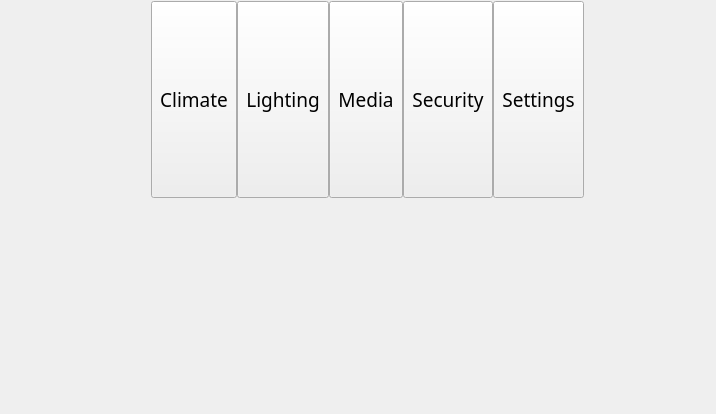
<?xml version="1.0" encoding="UTF-8"?>
<ui version="4.0">
 <class>HelpScreen</class>
 <widget class="QWidget" name="HelpScreen">
  <property name="geometry">
   <rect>
    <x>0</x>
    <y>0</y>
    <width>716</width>
    <height>414</height>
   </rect>
  </property>
  <property name="windowTitle">
   <string>Form</string>
  </property>
  <layout class="QVBoxLayout" name="verticalLayout">
   <property name="spacing">
    <number>6</number>
   </property>
   <property name="margin">
    <number>0</number>
   </property>
   <item>
    <layout class="QHBoxLayout" name="horizontalLayout">
     <property name="leftMargin">
      <number>20</number>
     </property>
     <property name="topMargin">
      <number>0</number>
     </property>
     <property name="rightMargin">
      <number>0</number>
     </property>
     <item>
      <layout class="QVBoxLayout" name="verticalLayout_2">
       <property name="spacing">
        <number>0</number>
       </property>
       <property name="topMargin">
        <number>0</number>
       </property>
       <property name="rightMargin">
        <number>0</number>
       </property>
       <property name="bottomMargin">
        <number>0</number>
       </property>
       <item>
        <widget class="QWidget" name="topMenuWidget" native="true">
         <layout class="QHBoxLayout" name="topMenuLayout">
          <property name="spacing">
           <number>0</number>
          </property>
          <property name="topMargin">
           <number>1</number>
          </property>
          <item>
           <widget class="QLabel" name="label_2">
            <property name="sizePolicy">
             <sizepolicy hsizetype="Expanding" vsizetype="Maximum">
              <horstretch>0</horstretch>
              <verstretch>0</verstretch>
             </sizepolicy>
            </property>
            <property name="minimumSize">
             <size>
              <width>0</width>
              <height>48</height>
             </size>
            </property>
            <property name="maximumSize">
             <size>
              <width>16777215</width>
              <height>48</height>
             </size>
            </property>
            <property name="text">
             <string/>
            </property>
            <property name="scaledContents">
             <bool>false</bool>
            </property>
           </widget>
          </item>
          <item>
           <widget class="CustomToolButton" name="buttonHelpClimate">
            <property name="sizePolicy">
             <sizepolicy hsizetype="Maximum" vsizetype="Preferred">
              <horstretch>0</horstretch>
              <verstretch>0</verstretch>
             </sizepolicy>
            </property>
            <property name="minimumSize">
             <size>
              <width>0</width>
              <height>48</height>
             </size>
            </property>
            <property name="font">
             <font>
              <family>Sans Serif</family>
              <pointsize>14</pointsize>
             </font>
            </property>
            <property name="focusPolicy">
             <enum>Qt::NoFocus</enum>
            </property>
            <property name="layoutDirection">
             <enum>Qt::LeftToRight</enum>
            </property>
            <property name="text">
             <string>Climate</string>
            </property>
            <property name="iconSize">
             <size>
              <width>120</width>
              <height>65</height>
             </size>
            </property>
            <property name="checkable">
             <bool>true</bool>
            </property>
           </widget>
          </item>
          <item>
           <widget class="CustomToolButton" name="buttonHelpLighting">
            <property name="sizePolicy">
             <sizepolicy hsizetype="Maximum" vsizetype="Preferred">
              <horstretch>0</horstretch>
              <verstretch>0</verstretch>
             </sizepolicy>
            </property>
            <property name="minimumSize">
             <size>
              <width>0</width>
              <height>48</height>
             </size>
            </property>
            <property name="font">
             <font>
              <family>Sans Serif</family>
              <pointsize>14</pointsize>
             </font>
            </property>
            <property name="focusPolicy">
             <enum>Qt::NoFocus</enum>
            </property>
            <property name="layoutDirection">
             <enum>Qt::LeftToRight</enum>
            </property>
            <property name="text">
             <string>Lighting</string>
            </property>
            <property name="iconSize">
             <size>
              <width>120</width>
              <height>65</height>
             </size>
            </property>
            <property name="checkable">
             <bool>true</bool>
            </property>
           </widget>
          </item>
          <item>
           <widget class="CustomToolButton" name="buttonHelpEntertainment">
            <property name="sizePolicy">
             <sizepolicy hsizetype="Maximum" vsizetype="Preferred">
              <horstretch>0</horstretch>
              <verstretch>0</verstretch>
             </sizepolicy>
            </property>
            <property name="minimumSize">
             <size>
              <width>0</width>
              <height>48</height>
             </size>
            </property>
            <property name="font">
             <font>
              <family>Sans Serif</family>
              <pointsize>14</pointsize>
             </font>
            </property>
            <property name="focusPolicy">
             <enum>Qt::NoFocus</enum>
            </property>
            <property name="layoutDirection">
             <enum>Qt::LeftToRight</enum>
            </property>
            <property name="text">
             <string>Media</string>
            </property>
            <property name="iconSize">
             <size>
              <width>120</width>
              <height>65</height>
             </size>
            </property>
            <property name="checkable">
             <bool>true</bool>
            </property>
           </widget>
          </item>
          <item>
           <widget class="CustomToolButton" name="buttonHelpSecurity">
            <property name="sizePolicy">
             <sizepolicy hsizetype="Maximum" vsizetype="Preferred">
              <horstretch>0</horstretch>
              <verstretch>0</verstretch>
             </sizepolicy>
            </property>
            <property name="minimumSize">
             <size>
              <width>0</width>
              <height>48</height>
             </size>
            </property>
            <property name="font">
             <font>
              <family>Sans Serif</family>
              <pointsize>14</pointsize>
             </font>
            </property>
            <property name="focusPolicy">
             <enum>Qt::NoFocus</enum>
            </property>
            <property name="layoutDirection">
             <enum>Qt::LeftToRight</enum>
            </property>
            <property name="text">
             <string>Security</string>
            </property>
            <property name="iconSize">
             <size>
              <width>120</width>
              <height>65</height>
             </size>
            </property>
            <property name="checkable">
             <bool>true</bool>
            </property>
           </widget>
          </item>
          <item>
           <widget class="CustomToolButton" name="buttonHelpSettings">
            <property name="sizePolicy">
             <sizepolicy hsizetype="Maximum" vsizetype="Preferred">
              <horstretch>0</horstretch>
              <verstretch>0</verstretch>
             </sizepolicy>
            </property>
            <property name="minimumSize">
             <size>
              <width>0</width>
              <height>48</height>
             </size>
            </property>
            <property name="font">
             <font>
              <family>Sans Serif</family>
              <pointsize>14</pointsize>
             </font>
            </property>
            <property name="focusPolicy">
             <enum>Qt::NoFocus</enum>
            </property>
            <property name="layoutDirection">
             <enum>Qt::LeftToRight</enum>
            </property>
            <property name="text">
             <string>Settings</string>
            </property>
            <property name="iconSize">
             <size>
              <width>120</width>
              <height>65</height>
             </size>
            </property>
            <property name="checkable">
             <bool>true</bool>
            </property>
           </widget>
          </item>
          <item>
           <widget class="QLabel" name="label">
            <property name="sizePolicy">
             <sizepolicy hsizetype="MinimumExpanding" vsizetype="Maximum">
              <horstretch>0</horstretch>
              <verstretch>0</verstretch>
             </sizepolicy>
            </property>
            <property name="minimumSize">
             <size>
              <width>0</width>
              <height>48</height>
             </size>
            </property>
            <property name="maximumSize">
             <size>
              <width>16777215</width>
              <height>48</height>
             </size>
            </property>
            <property name="text">
             <string/>
            </property>
            <property name="scaledContents">
             <bool>true</bool>
            </property>
           </widget>
          </item>
         </layout>
        </widget>
       </item>
       <item>
        <layout class="QVBoxLayout" name="verticalLayout_4">
         <property name="leftMargin">
          <number>0</number>
         </property>
         <property name="topMargin">
          <number>0</number>
         </property>
         <item>
          <widget class="QWidget" name="widgetGraphicsBox" native="true">
           <property name="styleSheet">
            <string notr="true"/>
           </property>
           <layout class="QVBoxLayout" name="layoutWidgetBox">
            <property name="margin">
             <number>20</number>
            </property>
            <item>
             <layout class="QVBoxLayout" name="graphicsWidgetLayout"/>
            </item>
           </layout>
          </widget>
         </item>
        </layout>
       </item>
      </layout>
     </item>
     <item>
      <layout class="QVBoxLayout" name="help_maincontrols_Layout">
       <property name="topMargin">
        <number>0</number>
       </property>
       <property name="rightMargin">
        <number>0</number>
       </property>
       <item>
        <spacer name="verticalSpacer">
         <property name="orientation">
          <enum>Qt::Vertical</enum>
         </property>
         <property name="sizeHint" stdset="0">
          <size>
           <width>1</width>
           <height>40</height>
          </size>
         </property>
        </spacer>
       </item>
      </layout>
     </item>
    </layout>
   </item>
  </layout>
 </widget>
 <customwidgets>
  <customwidget>
   <class>CustomToolButton</class>
   <extends>QToolButton</extends>
   <header>customtoolbutton.h</header>
  </customwidget>
 </customwidgets>
 <resources/>
 <connections/>
</ui>
